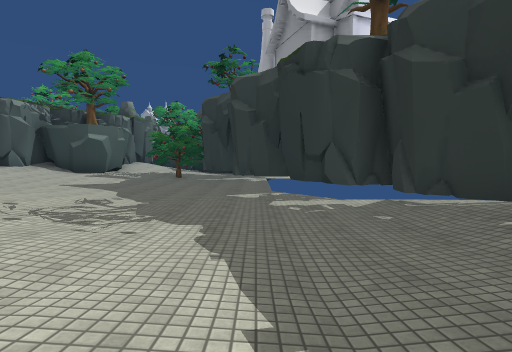
View 1 (above)

16 first-person views from a walk through a Unity game level. The camera is 1.3 m above the floor, tilts 4° down and sees 85° across. The floor is counted in squares, 2 m on a side. Each view is taken from the middle of a square. On the plan, view 1 faces up. The plan holds only what a view shows up to about 9 squares ahead; the rest is blank. The place goes on beyond the plan. Some animated figures are not drawn. Some surface patterns are stand-ins.

View 2
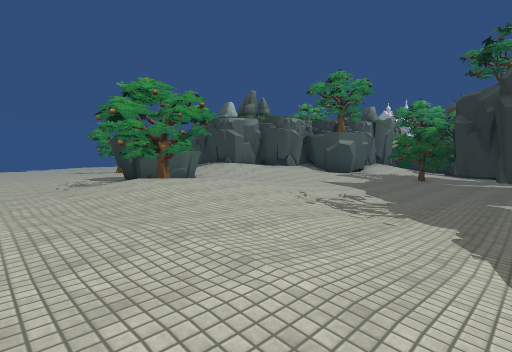

View 3
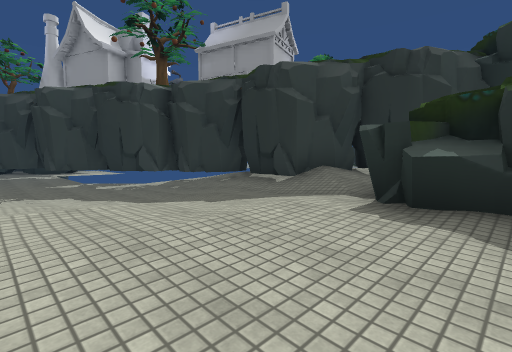

View 4
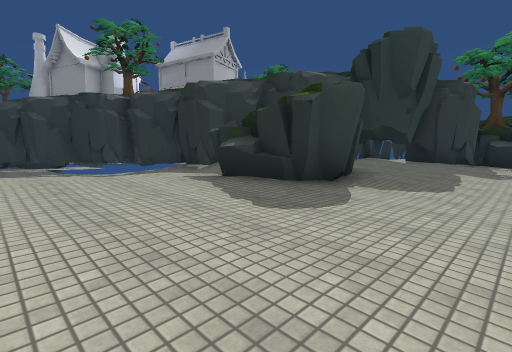

View 5
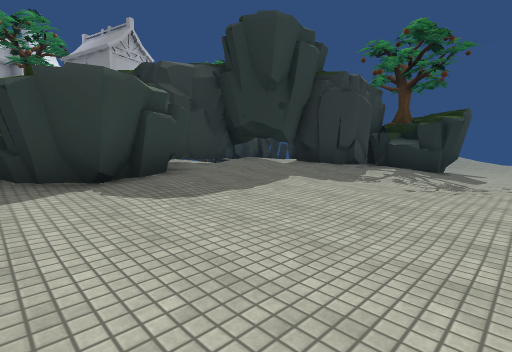

View 6
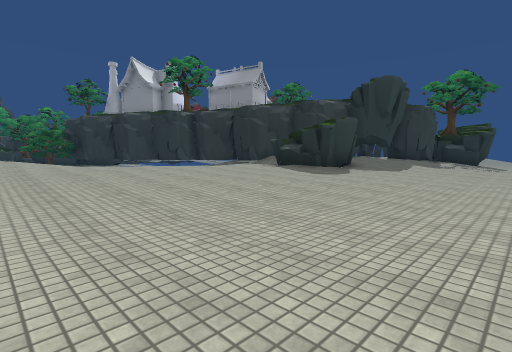

View 7
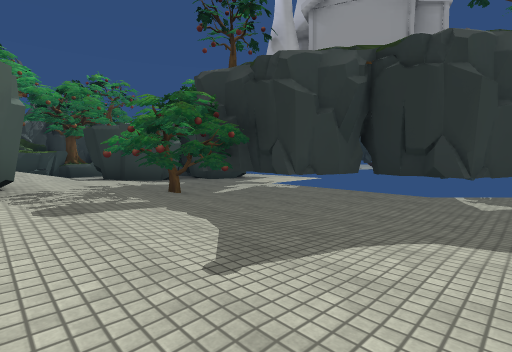

View 8
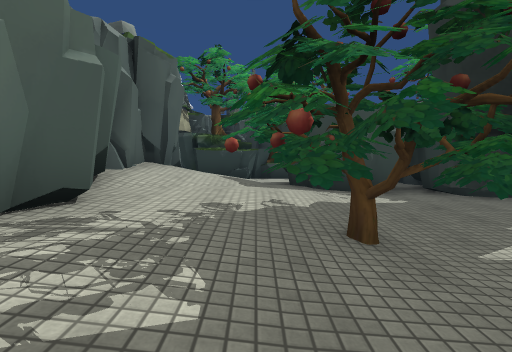

View 9
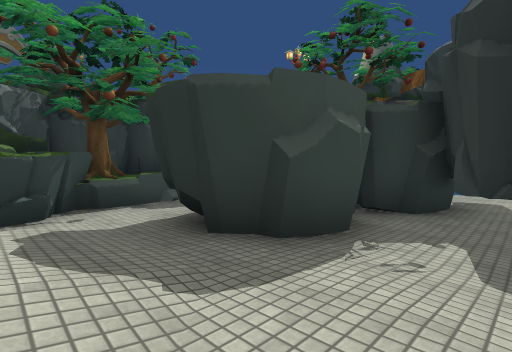

View 10
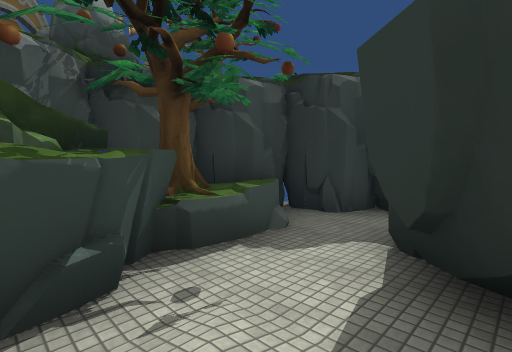

View 11
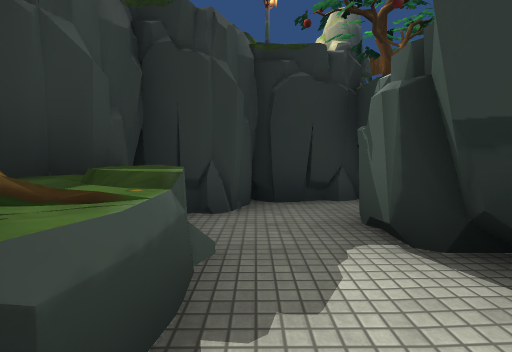

View 12
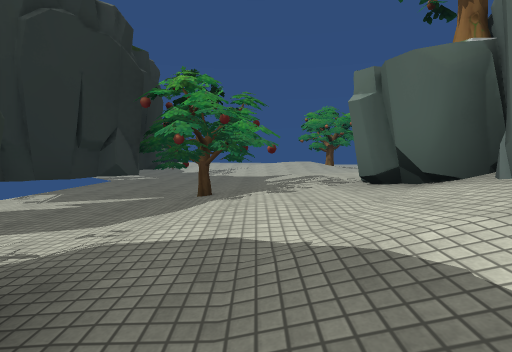

View 13
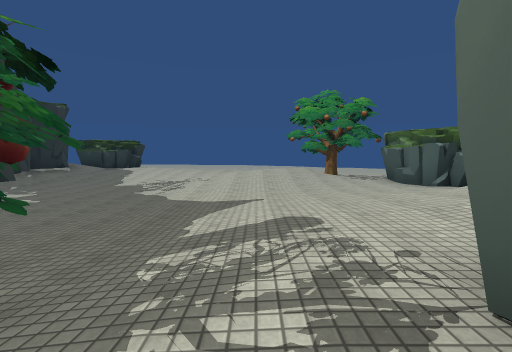

View 14
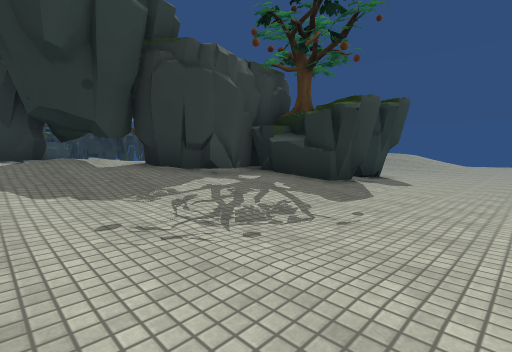

View 15
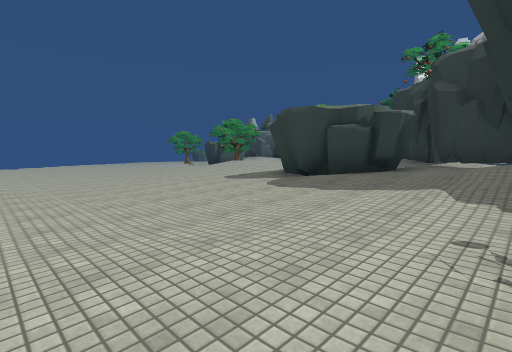

View 16
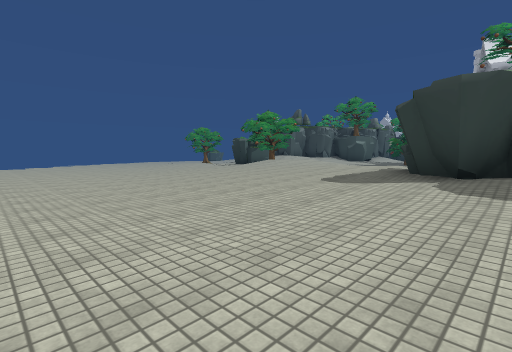

### Floor plan
Key: @ floor where view 1 was taken; # wall or solid block; . main floor; : floor 0.25 m higher than the main floor; + floor 0.5 m higher than the main floor; * floor 0.75 m higher than the main floor; % floor 1 m higher than the main floor; & floor 1.25 m higher than the main floor; / step, stairs or slope; ^ raised ledge; T tree; O other object.
Columns run from 7 left of view 1 to 15 right of it. Each row starts with its distance up from view 1.
 21     #
 20     OO
 19   ####O
 18  ##....#
 17   :..OOO
 16  O+.OO OO
 15 OO*:OOOOO
 14  O/::..O#O
 13 ##++T.#
 12  #+TTO#
 11  #+TTT#
 10 +++:TO#
  9 *++...##
  8 ++:....#
  7 +::....##
  6 ::::....#
  5 :+++:...##
  4 +**+:....##
  3 T%%*+:.../O
  2 T%*+++:../O
  1 ***++++::+##
  0 ++++++*@+/&##
 -1 ::++++*****O##
 -2  ::++++*^#######
 -3  .:::+++####%%O##
 -4  ...::++++****%O#O
 -5  .....::::+++++**T  .#
 -6 ........::::::+++##....
 -7 ............::.........
 -8 .............:.........
 -9 .......................

Positions as (right, up) in squares from view 1, and headings:
1: (0, 0), facing up
2: (0, -1), facing up-left
3: (-2, -3), facing up-right
4: (-2, -6), facing up-right
5: (1, -8), facing up-right
6: (-6, -8), facing up-right
7: (-6, 6), facing up-right
8: (-4, 9), facing up
9: (-5, 13), facing up-right
10: (-5, 16), facing up-right
11: (-4, 18), facing right
12: (-4, 16), facing down
13: (-5, 12), facing down
14: (5, -9), facing up-right
15: (6, -9), facing up-left
16: (3, -9), facing up-left
